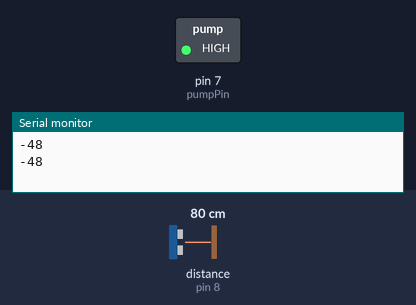
Recording of a sketch running on a simulated Arduino Uno, built with avr-gcc and run on an emulated ATmega328P. Parts: switched loads named in the sketch (green lamp = pin HIGH), the last lines printed to the serial monitor. Wiring (inferred from the names in the program): ultrasonic range finder: trigger pin 9; echo pin 8. The test bench sets the inputs (shaded band); at power-on: distance to the obstacle (sensor on pin 8) 80 cm. The echo pulse lasts 58.3 µs per cm; pins used as bus, display or sensor lines are not drawn.

Above: at 1.8 s.
1.9 s: distance to the obstacle (sensor on pin 8) set to 13 cm
3.4 s: distance to the obstacle (sensor on pin 8) set to 10 cm
At 4.6 s:
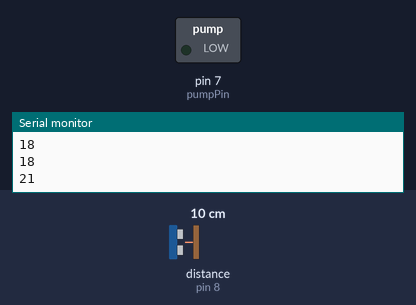
5.5 s: distance to the obstacle (sensor on pin 8) set to 18 cm
At 7.2 s:
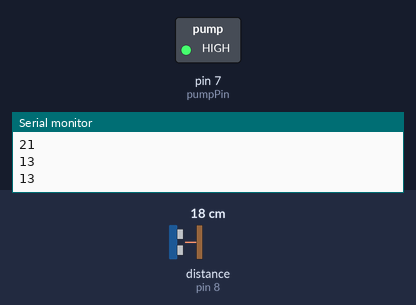
7.5 s: distance to the obstacle (sensor on pin 8) set to 2 cm
At 9.1 s:
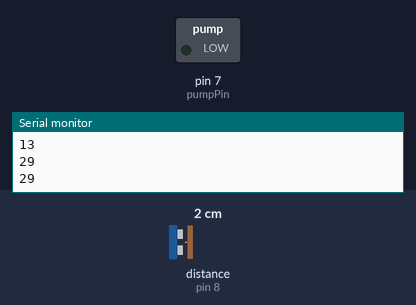
Timing chart, 0 to 10.5 s (numbered marks = the images above; inputs shaded):
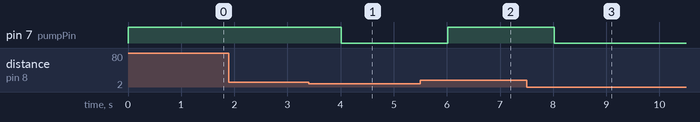

Measured:
- the behaviour switches between 12 and 11 cm on distance to the obstacle (sensor on pin 8) (found by bisection; images 0 and 1)
- after the input at 3.4 s, pin 7 (pumpPin): HIGH → LOW after 0.61 s
- after the input at 5.5 s, pin 7 (pumpPin): LOW → HIGH after 0.52 s
- after the input at 7.5 s, pin 7 (pumpPin): HIGH → LOW after 0.52 s

The sketch:

Pin_connections.ino
```cpp
// Pin connections
const int trigPin = 9;
const int echoPin = 8;

const int pumpPin = 7; // Connect to IN1 or ENA of L298N

const int tankHeight = 30; // cm (adjust to your tank height)
const int setPoint = 20;   // Desired minimum level in cm

long duration;
int distance;
int level;

void setup() {
  Serial.begin(9600); // For Bluetooth
  pinMode(trigPin, OUTPUT);
  pinMode(echoPin, INPUT);
  pinMode(pumpPin, OUTPUT);
}

void loop() {
  // Measure distance
  digitalWrite(trigPin, LOW);
  delayMicroseconds(2);
  digitalWrite(trigPin, HIGH);
  delayMicroseconds(10);
  digitalWrite(trigPin, LOW);

  duration = pulseIn(echoPin, HIGH);
  distance = duration * 0.034 / 2;

  level = tankHeight - distance;

  // Send only the water level value to Bluetooth
  Serial.println(level); // e.g., just "23"

  // Pump control logic
  if (level < setPoint) {
    digitalWrite(pumpPin, HIGH); // Turn ON pump
  } else {
    digitalWrite(pumpPin, LOW);  // Turn OFF pump
  }

  delay(1000); // Wait for 1 second before next reading
}
```
